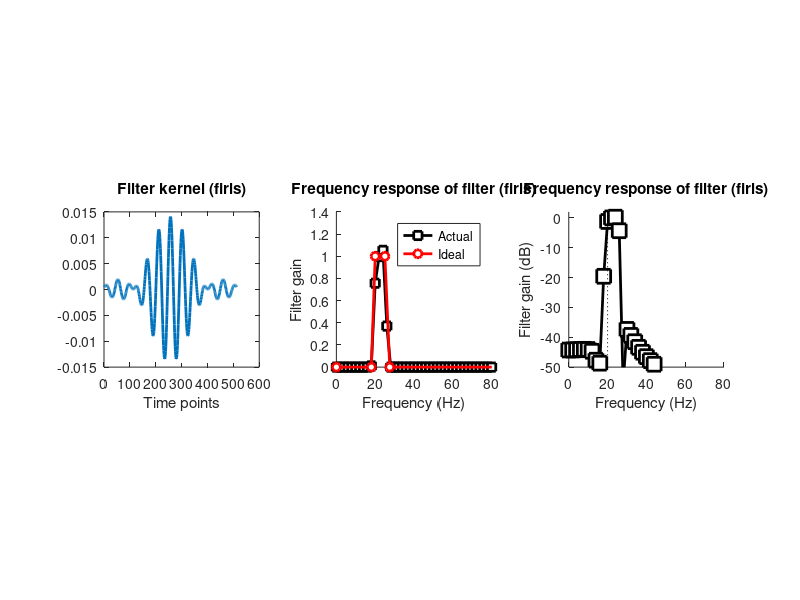
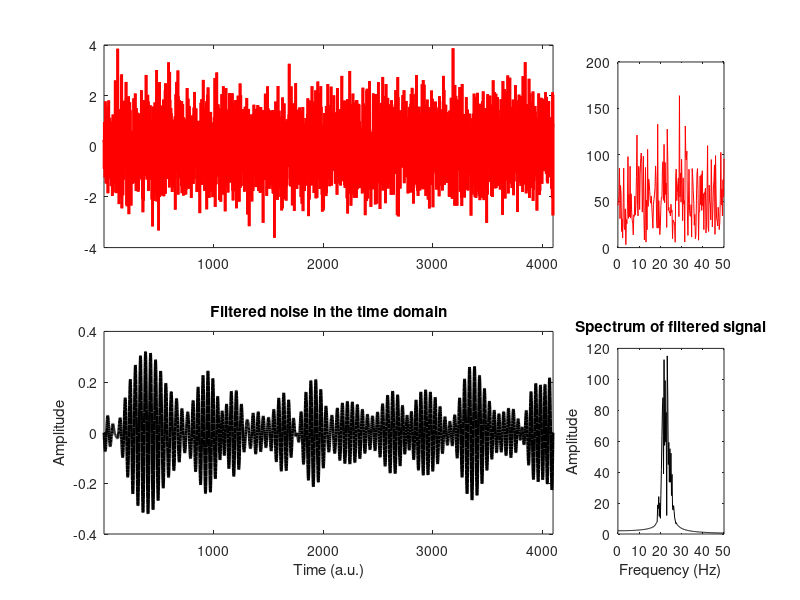
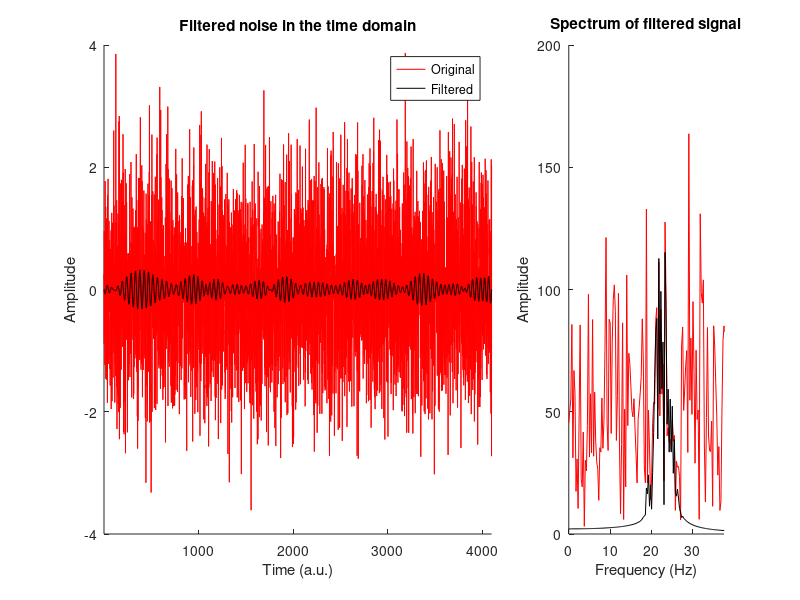
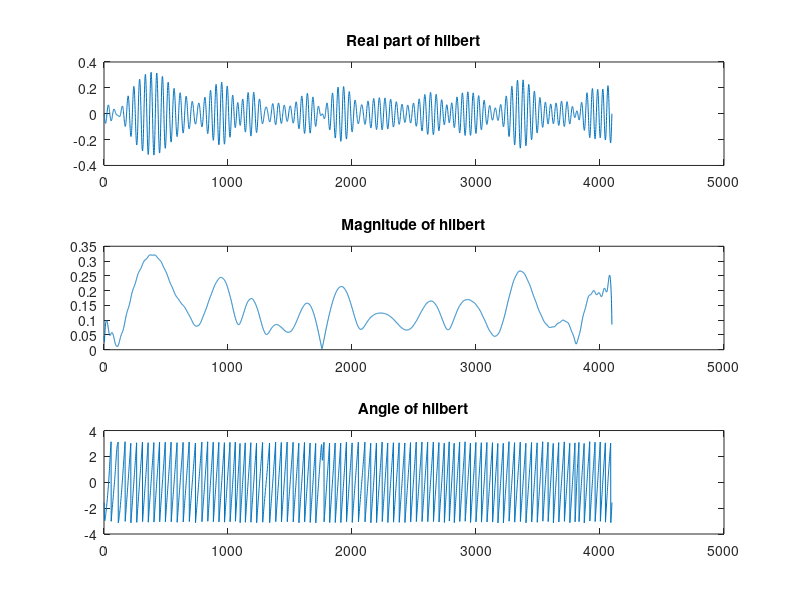

Write the MATLAB code that produced these figures, in order. (Note: this script raises an error after producing the figures.)
%% VIDEO: Filter-Hilbert
%% Narrowband filtering via FIR
% filter parameters
srate   = 1024; % hz
nyquist = srate/2;
frange  = [20 25];
transw  = .1; % transition width in proportion
order   = round( 10*srate/frange(1) ); % number of time points of the filter.
% higher better but not too much. this code defines minimum useful order. 3
% is defining the three cycles.

shape   = [ 0 0 1 1 0 0 ]; % DC to nyquist. 
frex    = [ 0 frange(1)-frange(1)*transw frange frange(2)+frange(2)*transw nyquist ] / nyquist;

% filter kernel
filtkern = firls(order,frex,shape); % FIR least squared

% compute the power spectrum of the filter kernel
filtpow = abs(fft(filtkern)).^2;
% compute the frequencies vector and remove negative frequencies
hz      = linspace(0,nyquist,floor(length(filtpow)/2+ 1));
filtpow = filtpow(1:length(hz));



% plot the filter kernel
figure(20), clf
subplot(131)
plot(filtkern,'linew',2)
xlabel('Time points')
title('Filter kernel (firls)')
axis square



% plot amplitude spectrum of the filter kernel
subplot(132), hold on
plot(hz,filtpow,'ks-','linew',2,'markerfacecolor','w')
plot(frex*nyquist,shape,'ro-','linew',2,'markerfacecolor','w')


% make the plot look nicer
set(gca,'xlim',[0 frange(1)*4])
xlabel('Frequency (Hz)'), ylabel('Filter gain')
legend({'Actual';'Ideal'})
title('Frequency response of filter (firls)')
axis square


subplot(133), hold on
plot(hz,10*log10(filtpow),'ks-','linew',2,'markersize',10,'markerfacecolor','w')
plot([1 1]*frange(1),get(gca,'ylim'),'k:')
set(gca,'xlim',[0 frange(1)*4],'ylim',[-50 2])
xlabel('Frequency (Hz)'), ylabel('Filter gain (dB)')
title('Frequency response of filter (firls)')
axis square

%%% QUESTION: Is this a good filter? The answer is yes if there is a good
%             match between the "ideal" and "actual" spectral response.
%  
%%% QUESTION: One important parameter is the order (number of points in the
%             kernel). Based on your knowledge of the Fourier transform,
%             should this parameter be increased or decreased to get a
%             better filter kernel? First answer, then try it!

%% apply the filter to random noise

% generate random noise as "signal"
signal = randn(srate*4,1);

% apply the filter kernel to the signal
filtsig = filtfilt(filtkern,1,signal); % 



% <----- tangent for those without the signal-processing toolbox ----->
%  Use the following code instead of filtfilt
tmpsignal = filter(filtkern,1,signal);
tmpsignal = filter(filtkern,1,tmpsignal(end:-1:1));
filtsig1  = tmpsignal(end:-1:1);
% <----- end tangent ----->

% plot time series and its spectrum
figure(21), clf
subplot(2,4,1:3)
plot(signal,'r','linew',2)
set(gca,'xlim',[1 length(signal)])

subplot(244)
hz = linspace(0,srate,length(signal));
plot(hz,abs(fft(signal)),'r')
set(gca,'xlim',[0 frange(2)*2])


% plot time series
subplot(2,4,5:7)
plot(filtsig,'k','linew',2)
set(gca,'xlim',[1 length(signal)])
xlabel('Time (a.u.)'), ylabel('Amplitude')
title('Filtered noise in the time domain')
% plot power spectrum
subplot(248)
plot(hz,abs(fft(filtsig)) ,'k')
set(gca,'xlim',[0 frange(2)*2])
xlabel('Frequency (Hz)'), ylabel('Amplitude')
title('Spectrum of filtered signal')

%%% for comparison, plot them on top of each other
figure(22), clf
subplot(1,3,1:2), hold on
plot(signal,'r')
plot(filtsig,'k')
set(gca,'xlim',[1 length(signal)])
xlabel('Time (a.u.)'), ylabel('Amplitude')
title('Filtered noise in the time domain')
legend({'Original';'Filtered'})


subplot(133), hold on
plot(hz,abs(fft(signal)),'r')
plot(hz,abs(fft(filtsig)),'k')
set(gca,'xlim',[0 frange(2)*1.5])
xlabel('Frequency (Hz)'), ylabel('Amplitude')
title('Spectrum of filtered signal')
zoom on

%% The Hilbert transform
% take the hilbert transform
hilbFiltSig = hilbert(filtsig);

figure(23), clf
subplot(311)
plot(real(hilbFiltSig))
title('Real part of hilbert')

subplot(312)
plot(abs(hilbFiltSig))
title('Magnitude of hilbert')

subplot(313)
plot(angle(hilbFiltSig))
title('Angle of hilbert')

%% VIDEO: Short-time FFT
clear
% create signal
srate = 1000;
time  = -3:1/srate:3;
pnts  = length(time);
freqmod = exp(-time.^2)*10+10;
freqmod = freqmod + linspace(0,10,pnts);
signal  = sin( 2*pi * (time + cumsum(freqmod)/srate) );


% plot the signal
figure(24), clf
subplot(411)
plot(time,signal,'linew',1)
xlabel('Time (s)')
title('Time-domain signal')


% using MATLAB spectogram
[powspect,frex,timevec] = spectrogram(signal,hann(500),500,1000,srate);

subplot(4,1,2:4)
contourf(timevec,frex,abs(powspect),40,'linecolor','none')
set(gca,'ylim',[0 40])
colormap hot
xlabel('Time (s)'), ylabel('Frequency (Hz)')

%% a simplified version to show the mechanics

% plot the signal
figure(25), clf
subplot(411)
plot(time,signal,'linew',1)
xlabel('Time (s)')
title('Time-domain signal')

n  = 500;
nfft = 10000;
hz = linspace(0,srate,nfft);
winstep = 100;
winindx = 1:winstep:length(signal)-n;
tf = zeros(length(winindx),length(hz));
tv = zeros(length(winindx),1);

for i=1:length(winindx)
    
    % cut some signal
    datasnip = signal(winindx(i): winindx(i) + n);
    
    % compute power in this snippet
    pw = abs(fft(datasnip, nfft)).^2;


    tf(i,1:length(hz)) = pw(1:length(hz));
    
    % center time point
    tv(i) = mean(time(winindx(i): winindx(i) + n));
end

% and plot
subplot(4,1,2:4)
imagesc(tv,hz,tf')
axis xy
set(gca,'ylim',[0 40])
colormap hot
hold on 
plot(freqmod)
xlabel('Time (s)'), ylabel('Frequency (Hz)')
